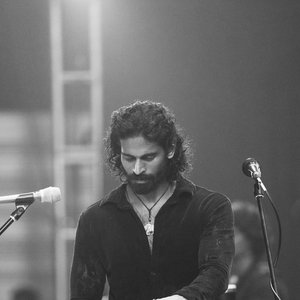
#> input picture charitha.jpeg, 300 x 300 px
$ python script.py
#> lines starting #> are read from the running program, lines starting #| are printed output that depends on the picture
import PIL.Image
from PIL import ImageDraw, ImageFont
import os

ASCII_CHARACTERS = ['@', '#', 'S', '%', '?', '*', '+', ';', ':', ',', '.']

def resize_image(image, new_width=100):
    width, height = image.size
    ratio = height / width
    new_height = int(new_width * ratio)
    resized_image = image.resize((new_width, new_height))
    return resized_image

def grayify(image):
    grayified_image = image.convert("L")
    return grayified_image

def pixels_to_ascii(image):
    pixels = image.getdata()
    characters = "".join([ASCII_CHARACTERS[pixel // 25] for pixel in pixels])
    return characters

def pixels_to_ascii_with_color(gray_image, color_image):
    """Convert pixels to ASCII characters while preserving color information"""
    gray_pixels = gray_image.getdata()
    color_pixels = color_image.getdata()

    ascii_data = []
    for gray_pixel, color_pixel in zip(gray_pixels, color_pixels):
        char = ASCII_CHARACTERS[gray_pixel // 25]
        ascii_data.append((char, color_pixel))

    return ascii_data

def save_colorful_ascii_as_image(ascii_data, width, output_path="ascii_art_color.png", font_size=10):
    """Save colorful ASCII art as a PNG image"""
    # Calculate number of lines
    num_lines = len(ascii_data) // width

    # Try to use a monospace font
    try:
        font = ImageFont.truetype("consola.ttf", font_size)
    except:
        try:
            font = ImageFont.truetype("cour.ttf", font_size)
        except:
            try:
                font = ImageFont.truetype("/usr/share/fonts/truetype/dejavu/DejaVuSansMono.ttf", font_size)
            except:
                font = ImageFont.load_default()

    # Calculate character dimensions
    temp_img = PIL.Image.new('RGB', (1, 1))
    temp_draw = ImageDraw.Draw(temp_img)
    bbox = temp_draw.textbbox((0, 0), 'A', font=font)
    char_width = bbox[2] - bbox[0]
    char_height = bbox[3] - bbox[1]

    # Calculate image dimensions
    img_width = width * char_width + 20
    img_height = num_lines * char_height + 20

    # Create image with black background
    img = PIL.Image.new('RGB', (img_width, img_height), color='black')
    draw = ImageDraw.Draw(img)

    # Draw colorful ASCII art
    x_offset = 10
    y_offset = 10

    for i, (char, color) in enumerate(ascii_data):
        if i > 0 and i % width == 0:
            x_offset = 10
            y_offset += char_height

        draw.text((x_offset, y_offset), char, fill=color, font=font)
        x_offset += char_width

    img.save(output_path, 'PNG')
    print(f"Colorful ASCII art saved: {output_path}")

def save_ascii_as_html(ascii_data, width, output_path="ascii_art_color.html"):
    """Save colorful ASCII art as an HTML file"""
    num_lines = len(ascii_data) // width

    html_content = """<!DOCTYPE html>
<html>
<head>
    <meta charset="UTF-8">
    <style>
        body {
            background-color: black;
            font-family: 'Courier New', monospace;
            font-size: 10px;
            line-height: 10px;
            white-space: pre;
            margin: 20px;
        }
        span {
            letter-spacing: 0;
        }
    </style>
</head>
<body>
"""

    for line_num in range(num_lines):
        start_idx = line_num * width
        end_idx = start_idx + width
        line_data = ascii_data[start_idx:end_idx]

        for char, color in line_data:
            r, g, b = color[:3] if len(color) >= 3 else (255, 255, 255)
            html_content += f'<span style="color:rgb({r},{g},{b})">{char}</span>'
        html_content += '\n'

    html_content += """</body>
</html>"""

    with open(output_path, 'w', encoding='utf-8') as f:
        f.write(html_content)

    print(f"Colorful ASCII HTML saved: {output_path}")

def main(new_width=100):
#> called with new_width = 100
    path = input("Enter image path: ")
#> the answer given: charitha.jpeg
    try:
        img = PIL.Image.open(path)
#> img is the input picture: PIL image 300x300 RGB; min 22, max 255, mean 105
    except Exception as e:
        print(f"Error: {path} is invalid - {e}")
        return

    # Get filename without extension
    filename_without_ext = os.path.splitext(os.path.basename(path))[0]

    # Create output directory if it doesn't exist
    output_dir = "output"
    os.makedirs(output_dir, exist_ok=True)

    # Resize original color image
    color_img = resize_image(img.convert("RGB"), new_width)
#> in resize_image, `resized_image = image.resize((new_width, new_height))`:
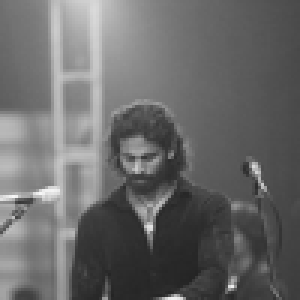
#> resized_image: PIL image 100x100 RGB (shown 3 times larger); min 36, max 247, mean 105

    # Create grayscale version for ASCII character selection
    gray_img = grayify(color_img)

    # Get ASCII characters with color data
    ascii_data = pixels_to_ascii_with_color(gray_img, color_img)
#> the loop in pixels_to_ascii_with_color, `for gray_pixel, color_pixel in zip(gray_pixels, color_pixels):` made 10000 passes
#> (gray_pixel, color_pixel, char) on passes 1 to 3: (112, (112, 112, 112), '?'), (114, (114, 114, 114), '?'), (117, (117, 117, 117), '?')
#> after the loop in pixels_to_ascii_with_color, `for gray_pixel, color_pixel in zip(gray_pixels, color_pixels):`: ascii_data = 10000 items
#> ascii_data = 10000 items

    # Save as colorful PNG
    png_filename = os.path.join(output_dir, f"{filename_without_ext}_ascii_color.png")
    save_colorful_ascii_as_image(ascii_data, new_width, png_filename, font_size=10)
#> in save_colorful_ascii_as_image, `num_lines = len(ascii_data) // width`: num_lines = 100
#> in save_colorful_ascii_as_image, `img_height = num_lines * char_height + 20`: img_height = 720
#> in save_colorful_ascii_as_image, `img = PIL.Image.new('RGB', (img_width, img_height), color='black')`: img: PIL image 720x720 RGB; every value is 0
#> the loop in save_colorful_ascii_as_image, `for i, (char, color) in enumerate(ascii_data):` made 10000 passes
#> (x_offset, y_offset) on passes 101, 201, 301, 401, 501, 601, 701, 801, 901, 1001, 1101, 1201: (10, 17), (10, 24), (10, 31), (10, 38), (10, 45), (10, 52), (10, 59), (10, 66), (10, 73), (10, 80), (10, 87), (10, 94)
#> (char, color, x_offset) on passes 1 to 6: ('?', (112, 112, 112), 17), ('?', (114, 114, 114), 24), ('?', (117, 117, 117), 31), ('?', (118, 118, 118), 38), ('?', (118, 118, 118), 45), ('?', (119, 119, 119), 52)
#> after the loop in save_colorful_ascii_as_image, `for i, (char, color) in enumerate(ascii_data):`: y_offset = 703
#> in save_colorful_ascii_as_image, `img.save(output_path, 'PNG')`:
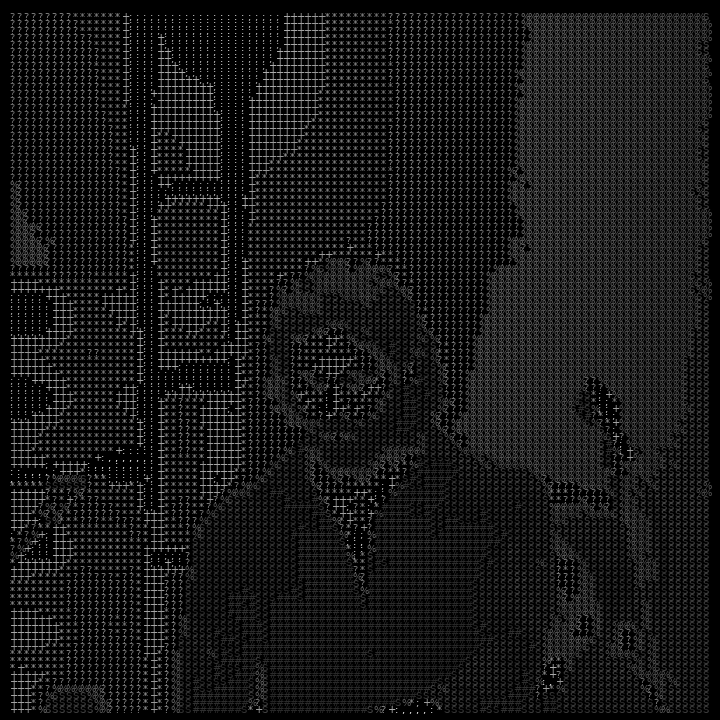
#> saved as charitha_ascii_color.png: PIL image 720x720 RGB; min 0, max 208, mean 23.4

    # Save as colorful HTML (bonus - opens in browser!)
    html_filename = os.path.join(output_dir, f"{filename_without_ext}_ascii_color.html")
    save_ascii_as_html(ascii_data, new_width, html_filename)
#> in save_ascii_as_html, `num_lines = len(ascii_data) // width`: num_lines = 100

    # Also save traditional grayscale version for comparison
    traditional_ascii = pixels_to_ascii(gray_img)
    pixel_count = len(traditional_ascii)
#> pixel_count = 10000
    ascii_image = "\n".join([traditional_ascii[index:(index+new_width)]
                             for index in range(0, pixel_count, new_width)])

    txt_filename = os.path.join(output_dir, f"{filename_without_ext}_ascii_bw.txt")
    with open(txt_filename, "w", encoding="utf-8") as f:
        f.write(ascii_image)
    print(f"Traditional B&W ASCII saved: {txt_filename}")


if __name__ == "__main__":
    main()

$ run again, on kaveenatv.jpg
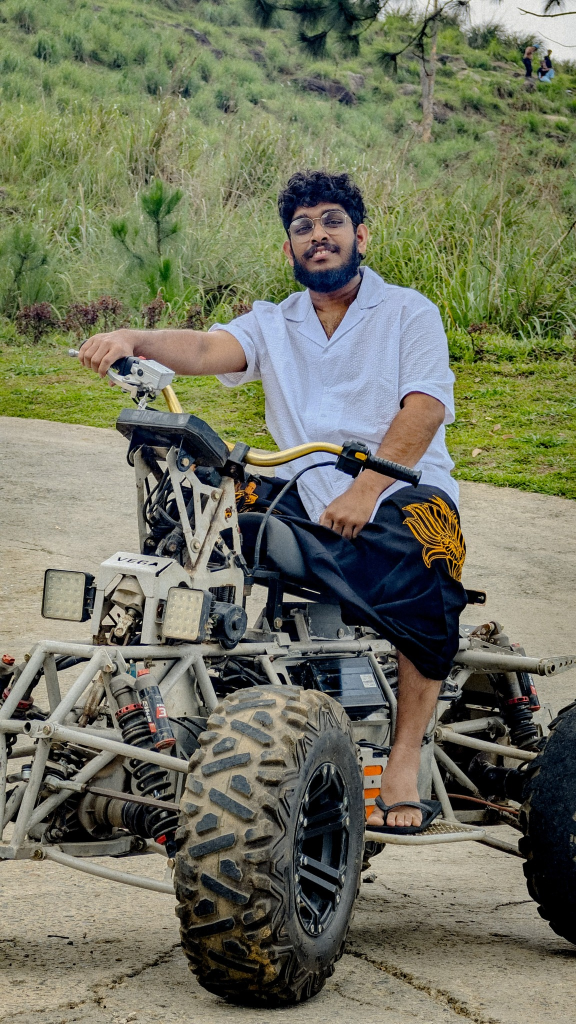
#> input picture kaveenatv.jpg, 1152 x 2048 px (shown at 1/2 size)
#> in main, img is the input picture: PIL image 1152x2048 RGB; mean R, G, B 114, 116.6, 95.8
#> in grayify, `grayified_image = image.convert("L")`:
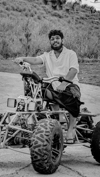
#> grayified_image: PIL image 100x177 L; min 0, max 232, mean 113.5
#> the loop in pixels_to_ascii_with_color, `for gray_pixel, color_pixel in zip(gray_pixels, color_pixels):` made 17700 passes
#> (gray_pixel, color_pixel, char) on passes 1 to 3: (121, (115, 131, 89), '?'), (137, (129, 149, 97), '*'), (144, (135, 157, 105), '*')
#> after the loop in pixels_to_ascii_with_color, `for gray_pixel, color_pixel in zip(gray_pixels, color_pixels):`: ascii_data = 17700 items
#> in save_colorful_ascii_as_image, `num_lines = len(ascii_data) // width`: num_lines = 177
#> img_height = 1259
#> img: PIL image 720x1259 RGB; every value is 0
#> the loop in save_colorful_ascii_as_image, `for i, (char, color) in enumerate(ascii_data):` made 17700 passes
#> (x_offset, y_offset) on passes 101, 201, 301, 401, 501, 601, 701, 801: (10, 17), (10, 24), (10, 31), (10, 38), (10, 45), (10, 52), (10, 59), (10, 66)
#> after the loop in save_colorful_ascii_as_image, `for i, (char, color) in enumerate(ascii_data):`: y_offset = 1242
#> in save_colorful_ascii_as_image, `img.save(output_path, 'PNG')`:
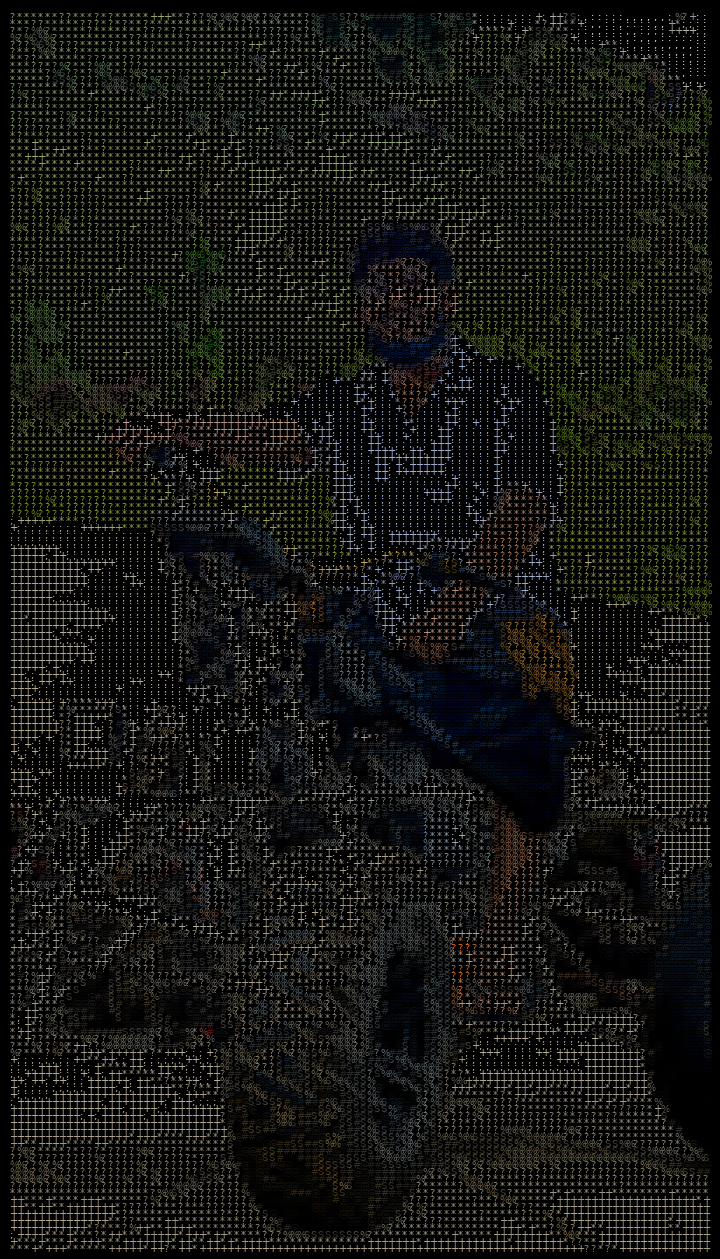
#> saved as kaveenatv_ascii_color.png: PIL image 720x1259 RGB; mean R, G, B 21.4, 21.9, 18
#> in save_ascii_as_html, `num_lines = len(ascii_data) // width`: num_lines = 177
#> pixel_count = 17700

$ run again, on kaveenbw.jpg
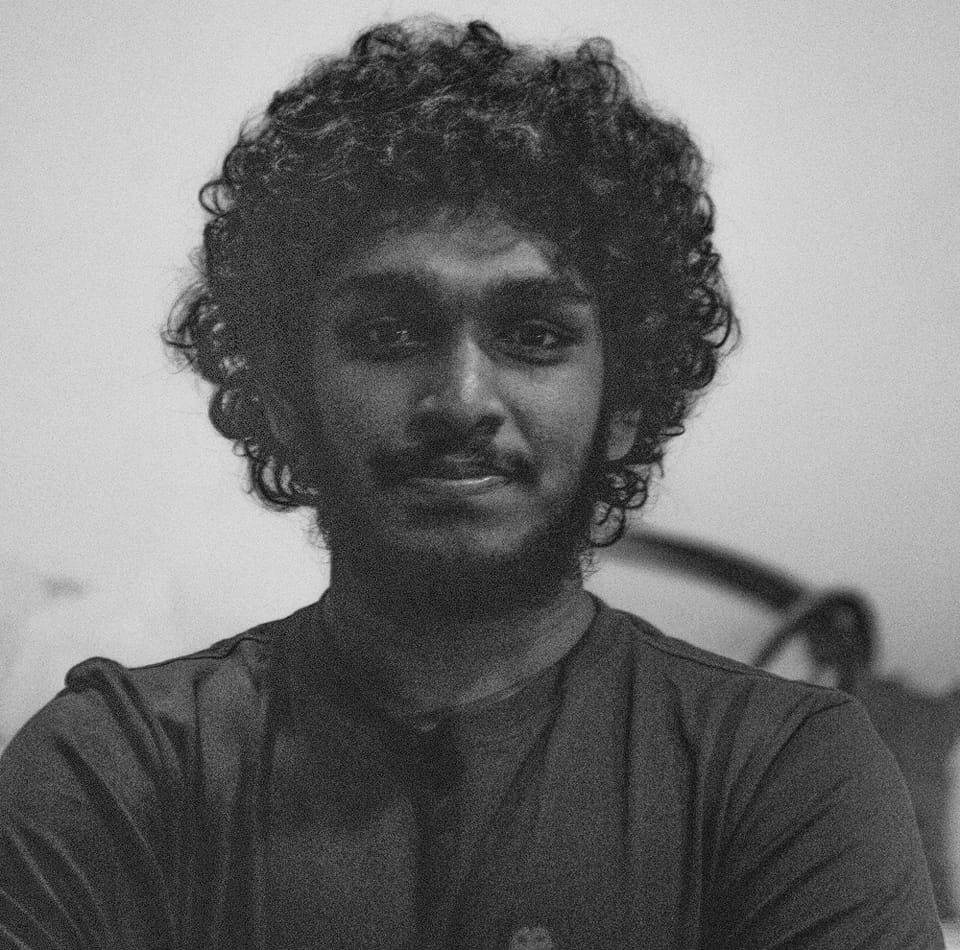
#> input picture kaveenbw.jpg, 960 x 950 px
#> in main, img is the input picture: PIL image 960x950 RGB; min 0, max 227, mean 115.2
#> in resize_image, `resized_image = image.resize((new_width, new_height))`:
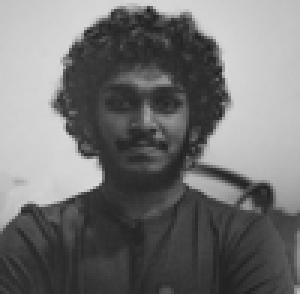
#> resized_image: PIL image 100x98 RGB (shown 3 times larger); min 29, max 217, mean 115.2
#> the loop in pixels_to_ascii_with_color, `for gray_pixel, color_pixel in zip(gray_pixels, color_pixels):` made 9800 passes
#> (gray_pixel, color_pixel, char) on passes 1 to 3: (195, (195, 195, 195), ';'), (194, (194, 194, 194), ';'), (195, (195, 195, 195), ';')
#> after the loop in pixels_to_ascii_with_color, `for gray_pixel, color_pixel in zip(gray_pixels, color_pixels):`: ascii_data = 9800 items
#> in save_colorful_ascii_as_image, `num_lines = len(ascii_data) // width`: num_lines = 98
#> img_height = 706
#> img: PIL image 720x706 RGB; every value is 0
#> the loop in save_colorful_ascii_as_image, `for i, (char, color) in enumerate(ascii_data):` made 9800 passes
#> (x_offset, y_offset) on passes 101, 201, 301, 401, 501, 601, 701, 801: (10, 17), (10, 24), (10, 31), (10, 38), (10, 45), (10, 52), (10, 59), (10, 66)
#> after the loop in save_colorful_ascii_as_image, `for i, (char, color) in enumerate(ascii_data):`: y_offset = 689
#> in save_colorful_ascii_as_image, `img.save(output_path, 'PNG')`:
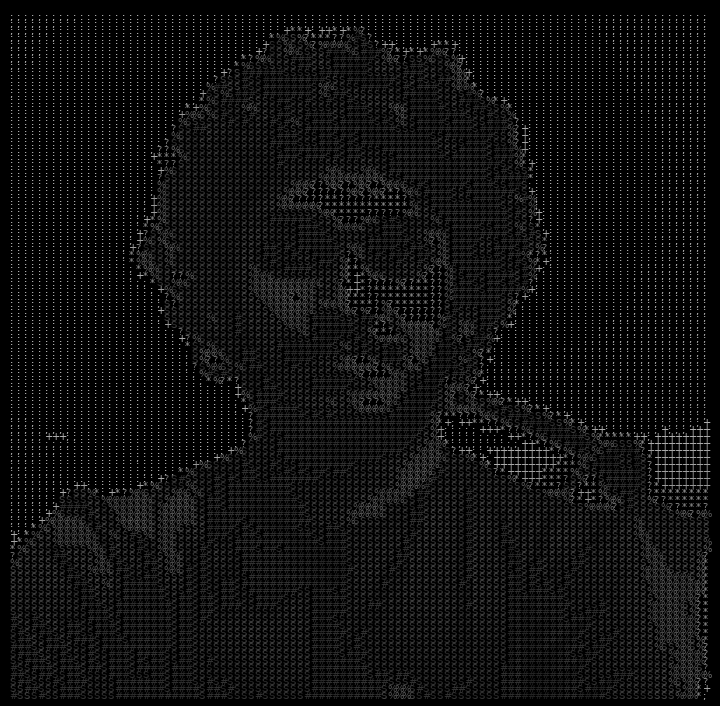
#> saved as kaveenbw_ascii_color.png: PIL image 720x706 RGB; min 0, max 180, mean 15.9
#> in save_ascii_as_html, `num_lines = len(ascii_data) // width`: num_lines = 98
#> pixel_count = 9800
